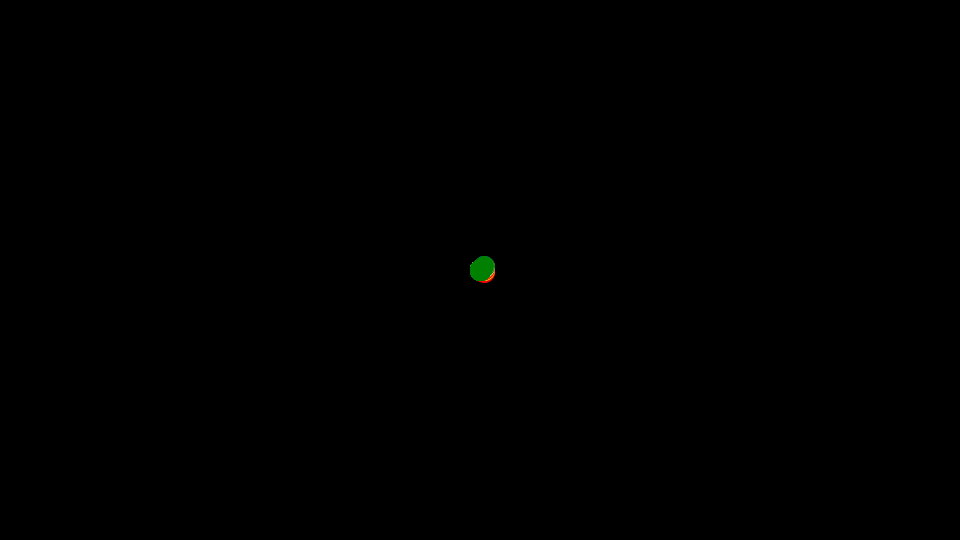
Frame 1 (no input)
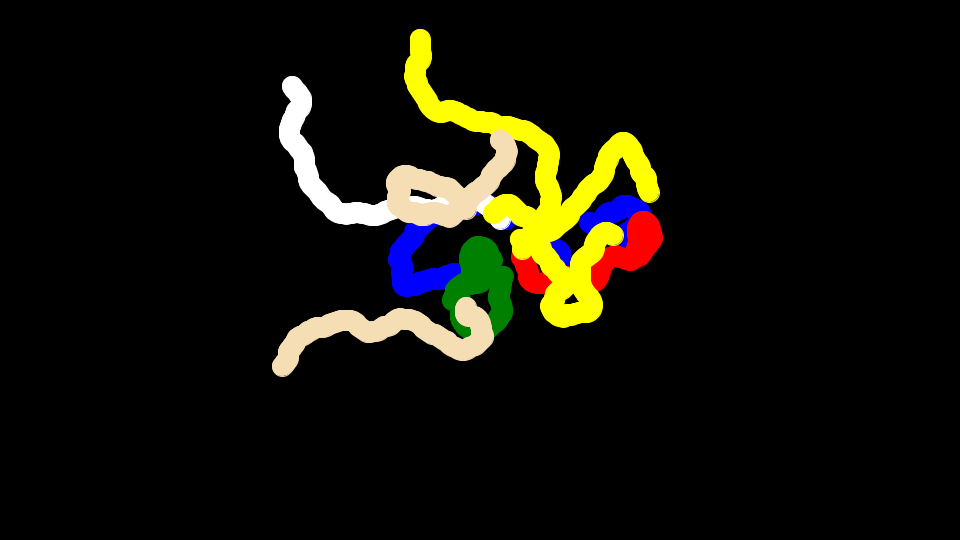
Frame 60 (the mouse pressed at the canvas centre just before this capture)
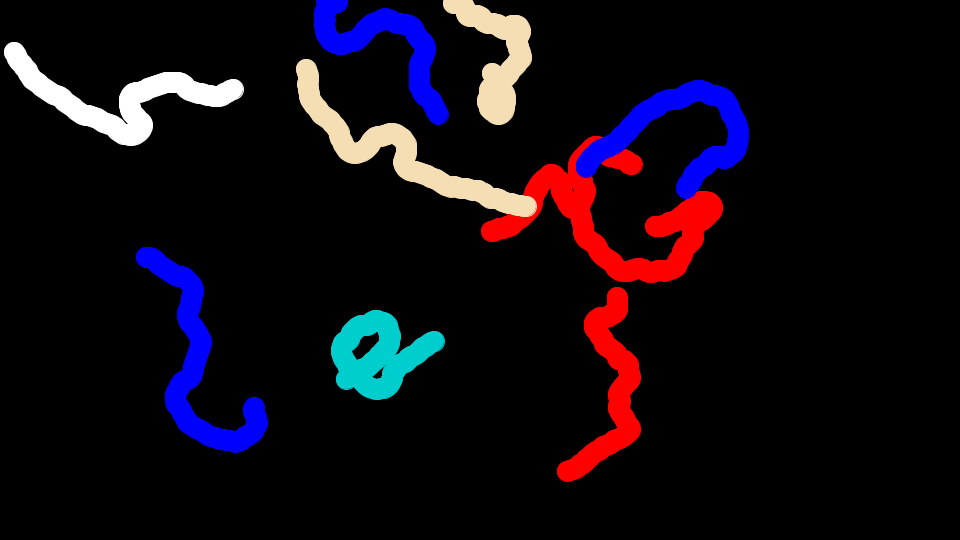
Frame 120 (the mouse held since frame 60 and released just before this capture)

The Processing sketch that drew these frames (run headless with seeded random() and noise(); from frame 60 on, the mouse is pressed at the canvas centre):

// Processing sketch: wanderingSnakeClass
// ── wanderingSnakeClass.pde
int[] colors = {#FF0000, #FFFF00, #008000, #0000FF, #FFFFFF, #f5deb3, #00cdcd};

Snake[] snakes = new Snake[10];


void setup(){
  size(960,540);
  background(0);

  for(int i=0; i<snakes.length; i++){
    snakes[i] = new Snake(3,100,20, width/2, height/2);
  }
  
  frameRate(24);
}

int speedFactor = 2;

void draw(){
  background(0);
  for(int i=0; i<speedFactor; i++){
    for(Snake s : snakes){
      s.move();
    }
  }
   
  for(Snake s : snakes){
      //s.display();
      s.display(colors[(int)random(7)]); 
   }
}

// ── Snake.pde


class Snake {
  int len, segs, radius;
  int[] x;
  int[] y;
  float lastDirectionAngle = 0;
  
  
  Snake(int lenin, int segsin, int radiusin){
    len = lenin;
    segs = segsin;
    radius = radiusin;
    x = new int[segs];
    y = new int[segs];
    
    for(int i=0; i<x.length; i++){
     x[i] = width/2;
     y[i] = height/2;
    }
  }
  
  Snake(int lenin, int segsin, int radiusin, int startx, int starty){
    len = lenin;
    segs = segsin;
    radius = radiusin;
    x = new int[segs];
    y = new int[segs];
    
    for(int i=0; i<x.length; i++){
     x[i] = startx;
     y[i] = starty;
    }
  }
  
  int[] getX(){
    return x;
  }
  
  int[] getY(){
    return y;
  }
  
  void move(){
    for(int i=x.length-1; i>0; i--){
      x[i] = x[i-1];
      y[i] = y[i-1];
    }
    
    float directionAngle = random(lastDirectionAngle-PI/6,lastDirectionAngle+PI/6);
    lastDirectionAngle = directionAngle;
    
    x[0] += len * cos(directionAngle);
    y[0] += len * sin(directionAngle);
    
    
    if(x[0] > width) x[0] = width-2;
    else if(x[0] < 0) x[0] = 2;
    if(y[0] > height) y[0] = height-2;
    else if(y[0] < 0) y[0] = 2;
    
    //print("\t\t" + x[0] + ", " + y[0]);
  }
  
  void display(){
    fill(255);
    stroke(150);
    for(int i=x.length-1; i>0; i--){
      //print(i + "\t");
      //println(x[i] + "\t" + y[i]);
      circle(x[i],y[i],radius);
    }
  }
  
  void display(int fillin, int strokein){
    fill(fillin);
    stroke(strokein);
    for(int i=x.length-1; i>=0; i--){
      circle(x[i],y[i],radius);
    }
  }
  
  void display(int col){
    fill(col);
    stroke(col);
    for(int i=x.length-1; i>=0; i--){
      circle(x[i],y[i],radius);
    }
  }
  
    
}
